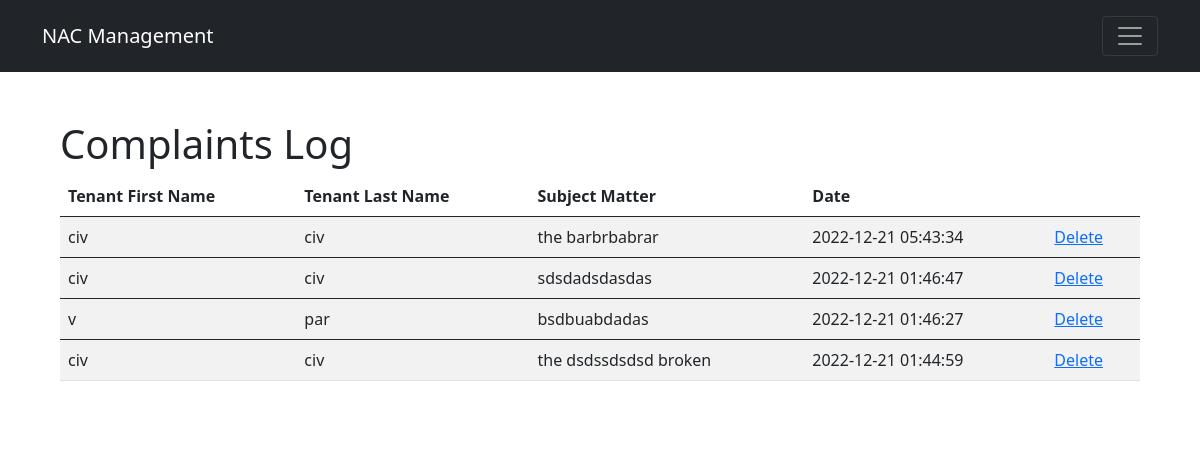
The page /complaints_log.php on the database its author committed.
### tables this page shows
CREATE TABLE `complaint_t` (
  `complaint_id` int(11) NOT NULL,
  `date_received` datetime NOT NULL,
  `complaint` varchar(255) NOT NULL,
  `tenant_id` int(11) NOT NULL
);

CREATE TABLE `tenant_t` (
  `tenant_id` int(11) NOT NULL,
  `fname` varchar(24) NOT NULL,
  `lname` varchar(16) NOT NULL,
  `sex` enum('male','female') NOT NULL,
  `contact_no` varchar(15) NOT NULL,
  `address` varchar(255) NOT NULL,
  `apartment_no` int(11) NOT NULL,
  `contract_start` date NOT NULL,
  `contract_end` date NOT NULL
);

### public/complaints_log.php (the view, shortened to what this page needs)
<?php
    include "../src/php/db_connect.php"
?>
<!DOCTYPE html>
<html lang="en">
    <head>
        <link href="https://cdn.jsdelivr.net/npm/bootstrap@5.0.0-beta3/dist/css/bootstrap.min.css" rel="stylesheet" />
        <link rel="stylesheet" href="https://cdnjs.cloudflare.com/ajax/libs/font-awesome/5.15.3/css/all.min.css" />
        <link rel="stylesheet" href="../src/css/styles.css" />
        <link rel="stylesheet" href="styles.css">
    </head>
    <body>
        <nav class="navbar navbar-expand- bg-dark navbar-dark py-3">
            <div class="container">
                <a href="dashboard.php" class="navbar-brand">NAC Management</a>
                <button class="navbar-toggler" type="button" data-bs-toggle="collapse" data-bs-target="#navmenu">
                    <span class="navbar-toggler-icon"></span>
                </button>
            </div>
        </nav>
        <section class="bg-white p-5 text-center text-sm-start">
            <div class="container">
                <h1>Complaints Log</h1>
                <div class="align-items-center justify-content-between">
                    <div>
                        <table class="table table-striped">
                            <thead>
                                <tr>
                                    <th scope="col">Tenant First Name</th>
                                    <th scope="col">Tenant Last Name</th>
                                    <th scope="col">Subject Matter</th>
                                    <th scope="col">Date</th>
                                    <th scope="col"></th>
                                </tr>
                            </thead>
                            <?php
                                $sql = "SELECT t.fname, t.lname, c.complaint, c.date_received
                                FROM tenant_t t,
                                     complaint_t c
                                WHERE c.tenant_id = t.tenant_id
                                ORDER BY c.date_received DESC;";
                                $result = mysqli_query($con, $sql);
                                if (mysqli_num_rows($result) > 0) {
                                   while($row = mysqli_fetch_assoc($result)) {
                            ?>
                            <tbody>
                                <tr><td><?php echo $row['fname']?></td>
                                <td><?php echo $row['lname']?></td>
                                <td><?php echo $row['complaint']?></td>
                                <td><?php echo $row['date_received']?></td>
                                <td><a class="delete" href="deleteAction.php?Del=<?php echo $row['tenant_id'] ?>">Delete</a></td>
                            </tbody>
                            <?php
                                   }
                                } else {
                                    echo "0 results";
                                }
                            ?>
                        </table>
                    </div>
                </div>
            </div>
        </section>
    </body>
</html>

### src/css/styles.css (style rules this page uses)
:root { --main-bg-color: #6a2fc8; --main-text-color: #6a2fc8; --second-text-color: #bbbec5; --second-bg-color: #c1efde; }

### rows shown on the page
complaint_t: tenant.fname "civ", tenant.lname "civ", complaint "the barbrbabrar", date_received "2022-12-21 05:43:34"
complaint_t: tenant.fname "civ", tenant.lname "civ", complaint "sdsdadsdasdas", date_received "2022-12-21 01:46:47"
complaint_t: tenant.fname "v", tenant.lname "par", complaint "bsdbuabdadas", date_received "2022-12-21 01:46:27"
complaint_t: tenant.fname "civ", tenant.lname "civ", complaint "the dsdssdsdsd broken", date_received "2022-12-21 01:44:59"
